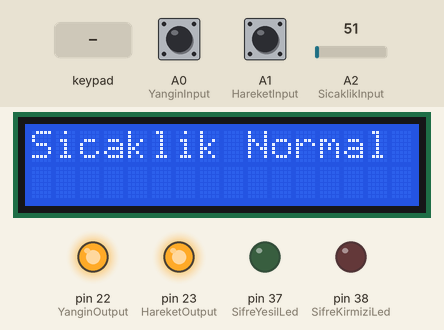
Bench run of a sketch on a simulated Arduino Mega 2560, built with avr-gcc and run on an emulated ATmega2560. Parts: 16×2 character LCD, output pins drawn as LEDs (lit = HIGH). Inputs (shaded band) come from the test bench; at power-on: A2 (SicaklikInput) = 51, A0 (YanginInput) HIGH, A1 (HareketInput) HIGH.

Above: at 1.2 s.
1.3 s: keypad keys 1 2 3 4 pressed 0.4 s apart
At 2.9 s:
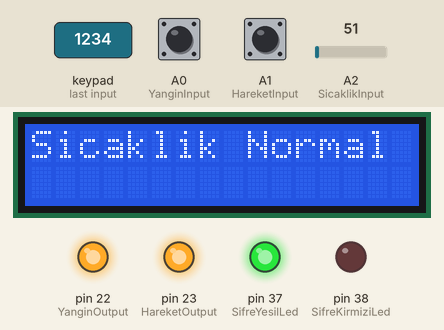
5.9 s: A2 (SicaklikInput) set to 57
7.4 s: A2 (SicaklikInput) set to 66
At 8.3 s:
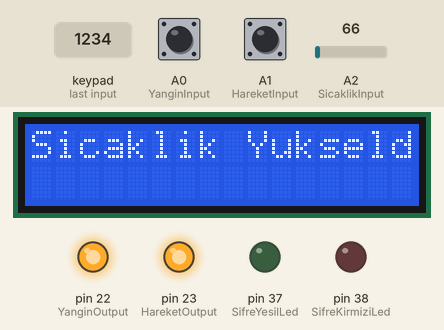
8.9 s: keypad keys 3 3 3 4 3 5 3 6 pressed 0.4 s apart
At 10.7 s:
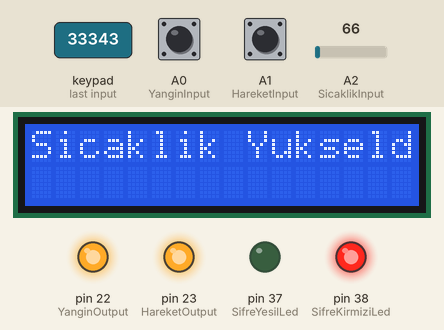
15.1 s: A2 (SicaklikInput) set to 30
At 16.3 s:
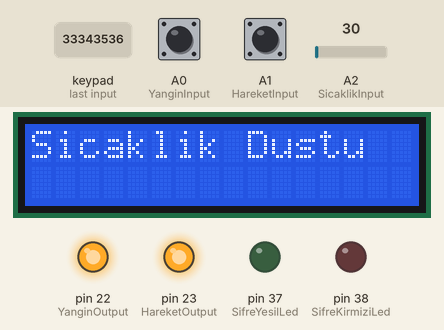
17.0 s: A0 (YanginInput) pulled LOW for 0.15 s
At 17.11 s:
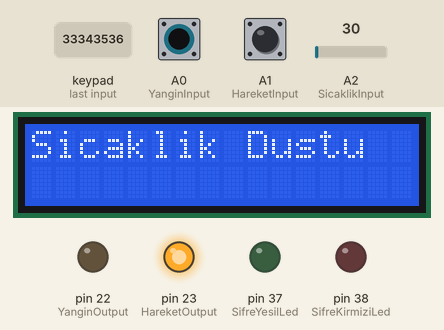
Timing chart, 0 to 19.6 s (numbered marks = the images above; inputs shaded):
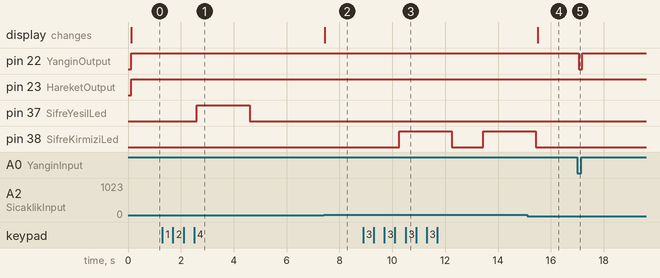

Measured:
- the behaviour switches between 61 and 62 on A2 (SicaklikInput) (found by bisection; images 1 and 2)
- after the input at 1.3 s, pin 37 (SifreYesilLed): LOW → HIGH after 1.3 s, → LOW 2.0 s later
- after the input at 5.9 s, every drawn part: stays the same
- after the input at 7.4 s, the display: changes after 0.05 s (image 2)
- after the input at 8.9 s, pin 38 (SifreKirmiziLed): LOW → HIGH after 1.4 s, → LOW 2.0 s later, → HIGH 1.2 s later
- after the input at 15.1 s, the display: changes after 0.40 s (image 4)
- after the input at 17.0 s, pin 22 (YanginOutput): HIGH → LOW after 0.05 s, → HIGH 0.13 s later

The sketch:

ProLab2_2Kod.ino
```cpp
#define YanginInput A0 // yangin sensor girdi portu
#define YanginOutput 22 // buzzer alarm için çıktı portu

#define HareketInput A1 // hareket sensor için girdi portu
#define HareketOutput 23 // hareket sensor için çıktı portu


#define SicaklikInput A2 // hareket sensor için girdi portu


#include <Keypad.h>
int SifreYesilLed=37;      // sifre yeşil led pin
int SifreKirmiziLed=38;    // sifre kırmızı led pin
const byte satir = 4;      // keypad satir adeti
const byte sutun = 3;      // keypad sutun adeti

char Sifre[4]={'1', '2', '3', '4'};; // sifre tanimlamlari icin
char SifreGirdi[4];
int GirdiSayac=0;

char keys[satir][sutun] = {
{'1','2','3'},
{'4','5','6'},
{'7','8','9'},
{'#','0','*'}
}; // keypad tuslari degerleri tanimlandi

byte satirPin[satir] = { 33, 34, 35, 36 }; // keypad satir sutun pinleri
byte sutunPin[sutun] = { 30, 31 , 32 };
Keypad keypad = Keypad( makeKeymap(keys), satirPin, sutunPin, satir, sutun);

#include<LiquidCrystal.h>
LiquidCrystal lcd(2, 3, 4, 5, 6, 7);
int PinDeger;

void setup() {

  lcd.begin(16, 2);

  pinMode(YanginInput, INPUT_PULLUP); // yangin pinleri out-in ayarlanmasi
  pinMode(YanginOutput, OUTPUT);

  pinMode(HareketInput, INPUT_PULLUP); // hareket pinleri out-in ayarlanmasi
  pinMode(HareketOutput, OUTPUT);

  pinMode(SifreYesilLed, OUTPUT); // sifre pinleri ayarlanmasi
  pinMode(SifreKirmiziLed, OUTPUT);
  digitalWrite(SifreKirmiziLed,LOW);
  digitalWrite(SifreYesilLed,LOW);

  pinMode(SicaklikInput, INPUT); // Sicaklik pin ayarlanmasi

}

void loop() {

// Sicakli sensor kodlamasi start
lcd.begin(0,0);
PinDeger = analogRead(SicaklikInput);
float fPinDeger=PinDeger;
float Sicaklik;
Sicaklik=(fPinDeger/1024.0)*5000.0;
Sicaklik=Sicaklik/10.0;
if(Sicaklik<20.0){
  lcd.print("Sicaklik Dustu");
}
else if(Sicaklik>30.0){
  lcd.print("Sicaklik Yukseldi");
}
else{
  lcd.print("Sicaklik Normal");
}

// Sicakli sensor kodlamasi start


// Yangin sensoru kodlamasi start
int YanginKontrol = digitalRead(YanginInput);
if(YanginKontrol==HIGH)
{
  digitalWrite(YanginOutput, HIGH);
}
else
{
  digitalWrite(YanginOutput, LOW);
}
// Yangin sensoru kodlamasi bitis


// Hareket sensoru kodlamasi start
int HareketKontrol = digitalRead(HareketInput);
if(HareketKontrol==HIGH)
{
  digitalWrite(HareketOutput, HIGH);
}
else
{
 digitalWrite(HareketOutput, LOW);
}
// Hareket sensoru kodlamasi bitis


// Sifre kodlamasi start
char key = keypad.getKey();
if(key){
    SifreGirdi[GirdiSayac++]=key;
    delay(100);
  }
  if(GirdiSayac==4){
    if ((strncmp(SifreGirdi, Sifre, 4) == 0)){
      digitalWrite(SifreKirmiziLed,LOW);
      digitalWrite(SifreYesilLed,HIGH);
      delay(2000);
      digitalWrite(SifreYesilLed,LOW);
      GirdiSayac=0;
    }
    else{
      digitalWrite(SifreKirmiziLed,HIGH);
      digitalWrite(SifreYesilLed,LOW);
      delay(2000);
      digitalWrite(SifreKirmiziLed,LOW);
      GirdiSayac=0;
    }
  }
// Sifre kodlamasi bitis


}
```
